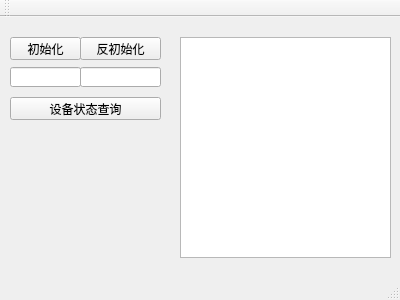
<?xml version="1.0" encoding="UTF-8"?>
<ui version="4.0">
 <class>MainWindow</class>
 <widget class="QMainWindow" name="MainWindow">
  <property name="geometry">
   <rect>
    <x>0</x>
    <y>0</y>
    <width>400</width>
    <height>300</height>
   </rect>
  </property>
  <property name="windowTitle">
   <string>MainWindow</string>
  </property>
  <widget class="QWidget" name="centralWidget">
   <widget class="QPushButton" name="initButton">
    <property name="geometry">
     <rect>
      <x>10</x>
      <y>20</y>
      <width>71</width>
      <height>23</height>
     </rect>
    </property>
    <property name="text">
     <string>初始化</string>
    </property>
   </widget>
   <widget class="QPushButton" name="uninitButton">
    <property name="geometry">
     <rect>
      <x>80</x>
      <y>20</y>
      <width>81</width>
      <height>23</height>
     </rect>
    </property>
    <property name="text">
     <string>反初始化</string>
    </property>
   </widget>
   <widget class="QPushButton" name="statusButton">
    <property name="geometry">
     <rect>
      <x>10</x>
      <y>80</y>
      <width>151</width>
      <height>23</height>
     </rect>
    </property>
    <property name="text">
     <string>设备状态查询</string>
    </property>
   </widget>
   <widget class="QTextEdit" name="textEdit">
    <property name="geometry">
     <rect>
      <x>180</x>
      <y>20</y>
      <width>211</width>
      <height>221</height>
     </rect>
    </property>
   </widget>
   <widget class="QLineEdit" name="laneEdit">
    <property name="geometry">
     <rect>
      <x>10</x>
      <y>50</y>
      <width>71</width>
      <height>20</height>
     </rect>
    </property>
   </widget>
   <widget class="QLineEdit" name="userEdit">
    <property name="geometry">
     <rect>
      <x>80</x>
      <y>50</y>
      <width>81</width>
      <height>20</height>
     </rect>
    </property>
   </widget>
  </widget>
  <widget class="QMenuBar" name="menuBar">
   <property name="geometry">
    <rect>
     <x>0</x>
     <y>0</y>
     <width>400</width>
     <height>23</height>
    </rect>
   </property>
  </widget>
  <widget class="QToolBar" name="mainToolBar">
   <attribute name="toolBarArea">
    <enum>TopToolBarArea</enum>
   </attribute>
   <attribute name="toolBarBreak">
    <bool>false</bool>
   </attribute>
  </widget>
  <widget class="QStatusBar" name="statusBar"/>
 </widget>
 <layoutdefault spacing="6" margin="11"/>
 <resources/>
 <connections/>
</ui>
